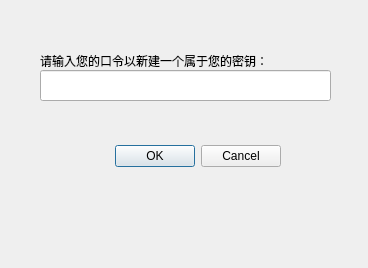
<?xml version="1.0" encoding="UTF-8"?>
<ui version="4.0">
 <class>infonew</class>
 <widget class="QDialog" name="infonew">
  <property name="geometry">
   <rect>
    <x>0</x>
    <y>0</y>
    <width>368</width>
    <height>268</height>
   </rect>
  </property>
  <property name="windowTitle">
   <string>Dialog</string>
  </property>
  <widget class="QDialogButtonBox" name="btnbox_infonew">
   <property name="geometry">
    <rect>
     <x>-60</x>
     <y>140</y>
     <width>341</width>
     <height>32</height>
    </rect>
   </property>
   <property name="orientation">
    <enum>Qt::Horizontal</enum>
   </property>
   <property name="standardButtons">
    <set>QDialogButtonBox::Cancel|QDialogButtonBox::Ok</set>
   </property>
  </widget>
  <widget class="QLabel" name="label_infonew">
   <property name="geometry">
    <rect>
     <x>40</x>
     <y>50</y>
     <width>291</width>
     <height>21</height>
    </rect>
   </property>
   <property name="text">
    <string>请输入您的口令以新建一个属于您的密钥：</string>
   </property>
  </widget>
  <widget class="QLineEdit" name="input_infonew">
   <property name="geometry">
    <rect>
     <x>40</x>
     <y>70</y>
     <width>291</width>
     <height>31</height>
    </rect>
   </property>
  </widget>
 </widget>
 <resources/>
 <connections>
  <connection>
   <sender>btnbox_infonew</sender>
   <signal>accepted()</signal>
   <receiver>infonew</receiver>
   <slot>accept()</slot>
   <hints>
    <hint type="sourcelabel">
     <x>248</x>
     <y>254</y>
    </hint>
    <hint type="destinationlabel">
     <x>157</x>
     <y>274</y>
    </hint>
   </hints>
  </connection>
  <connection>
   <sender>btnbox_infonew</sender>
   <signal>rejected()</signal>
   <receiver>infonew</receiver>
   <slot>reject()</slot>
   <hints>
    <hint type="sourcelabel">
     <x>316</x>
     <y>260</y>
    </hint>
    <hint type="destinationlabel">
     <x>286</x>
     <y>274</y>
    </hint>
   </hints>
  </connection>
 </connections>
</ui>
